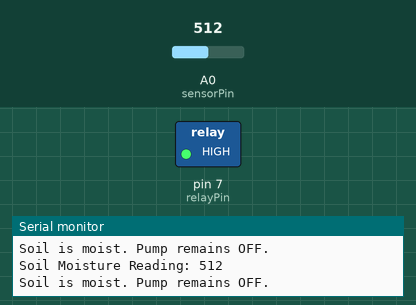
This sketch was run on a simulated Arduino Uno, built with avr-gcc and run on an emulated ATmega328P. On the bench: switched loads named in the sketch (green lamp = pin HIGH), the last lines printed to the serial monitor. The inputs (shaded band) are chosen by the test bench; at power-on: A0 (sensorPin) = 512.

Above: at 1.8 s.
1.9 s: A0 (sensorPin) set to 687
3.4 s: A0 (sensorPin) set to 714
At 5.4 s:
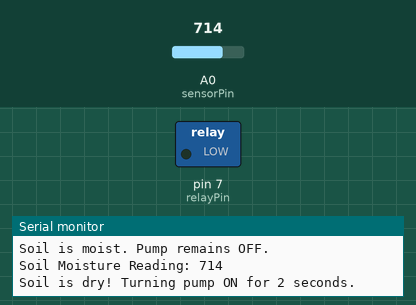
Timing chart, 0 to 13.5 s (numbered marks = the images above; inputs shaded):
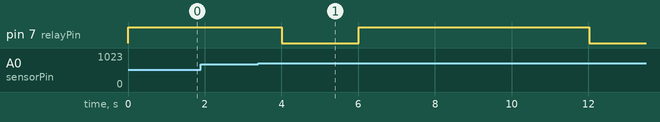

Measured:
- the behaviour switches between 700 and 701 on A0 (sensorPin) (found by bisection; images 0 and 1)
- after the input at 3.4 s, pin 7 (relayPin): HIGH → LOW after 0.61 s, → HIGH 2.0 s later, → LOW 6.0 s later

The sketch:

plant_watering.ino
```cpp
const int sensorPin = A0;
const int relayPin = 7;
int soilDryThreshold = 700;

void setup() {
  Serial.begin(9600);
  pinMode(relayPin, OUTPUT);
  digitalWrite(relayPin, HIGH);
}

void loop() {
  int sensorValue = analogRead(sensorPin);
  Serial.print("Soil Moisture Reading: ");
  Serial.println(sensorValue);

  if (sensorValue > soilDryThreshold) {
    Serial.println("Soil is dry! Turning pump ON for 2 seconds.");
    digitalWrite(relayPin, LOW);
    delay(2000);
    digitalWrite(relayPin, HIGH);
    Serial.println("Pump is now OFF. Waiting before next check.");
    delay(5000);
  } else {
    Serial.println("Soil is moist. Pump remains OFF.");
  }
  delay(1000);
}
```
